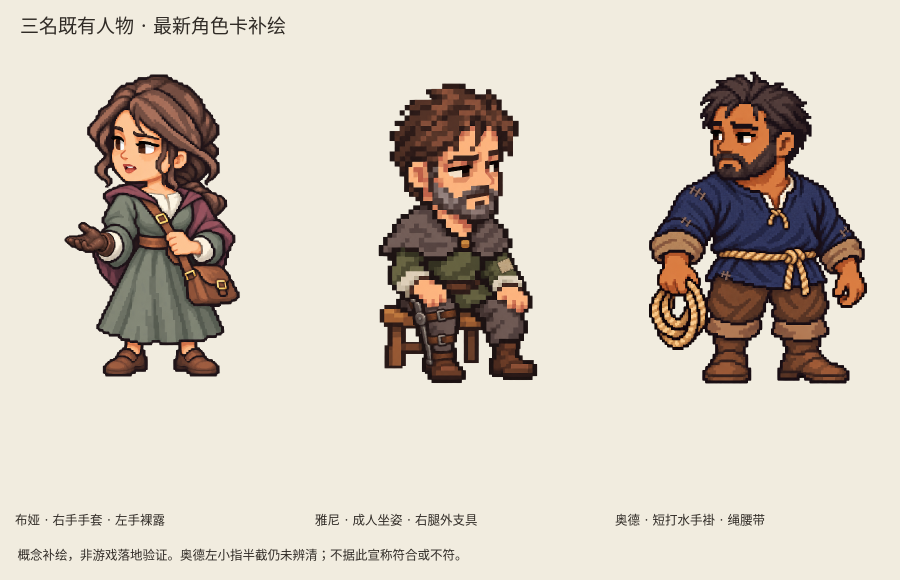
#> input picture Assets/CharacterDesigns/20261013/expressive/latest_card_alignment_delivery_v1/三人最新卡补绘_总览_light.png, 1800 x 1160 px, given in place of 三人最新卡补绘_总览_light.png_v5_raw_imagegen.png, which was not available (shown at 1/2 size)
$ python prepare_concept.py '../../../latest_card_alignment_delivery_v1/三人最新卡补绘_总览_light.png' 5
#> lines starting #> are read from the running program, lines starting #| are printed output that depends on the picture; pictures that were not available may be replaced by others from this repository, and a replacement may not be noted
from pathlib import Path
from PIL import Image, ImageDraw
import json,hashlib,sys,datetime,shutil
who=sys.argv[1]; version=int(sys.argv[2]); root=Path('/workspace/scratch/5ed8df2c5d81/Stoneshard_mod'); d=root/'Assets/CharacterDesigns/20261013/expressive/new_story'/who/'concept_v1'; raw=d/f'{who}_v{version}_raw_imagegen.png'
sha=lambda p:hashlib.sha256(p.read_bytes()).hexdigest()
im=Image.open(raw).convert('RGBA');a=im.getchannel('A'); hist=a.histogram(); changed=sum(hist[1:9]); im.putalpha(a.point(lambda x:0 if x<=8 else x)); output=d/f'{who}_transparent.png';im.save(output)
#> after `a = im.getchannel('A')`: a: PIL image 1800x1160 L; every value is 255
#> after `hist = a.histogram()`: hist = 256 values from 0 to 2088000
#> after `changed = sum(hist[1:9])`: changed = 0
boards=[]
for name,color in [('light',(236,230,215,255)),('dark',(35,40,43,255))]:
 canvas=Image.new('RGBA',(im.width+160,im.height+160),color);canvas.alpha_composite(im,(80,80));p=d/f'{who}_{name}_board.png';canvas.convert('RGB').save(p);boards.append(p.name)
#> this loop made 2 passes
#> pass 1, `canvas = Image.new('RGBA', (im.width + 160, im.height + 160), color)`:
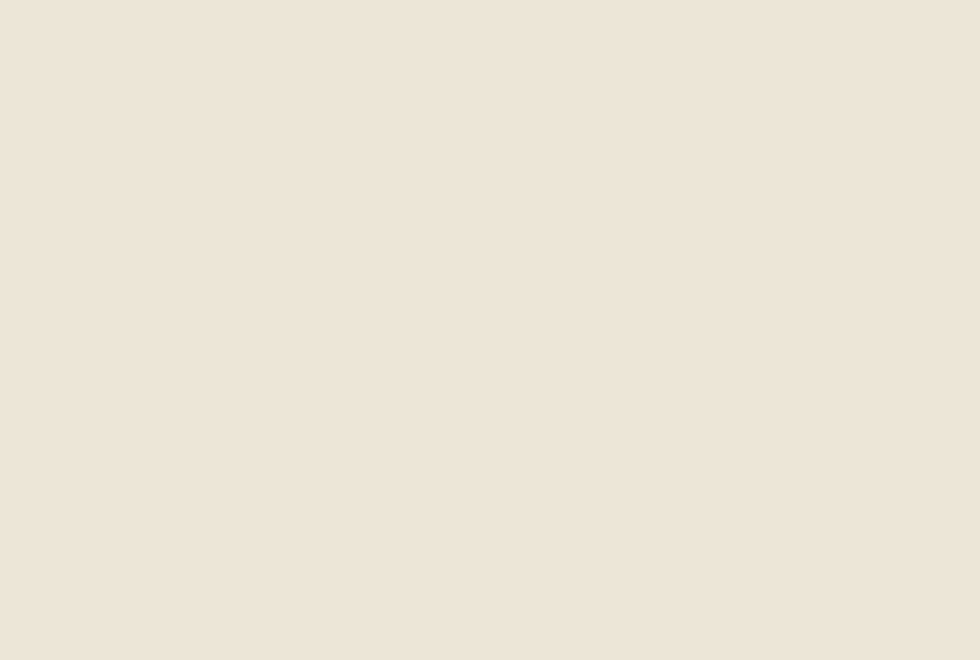
#> canvas: PIL image 1960x1320 RGBA (shown at 1/2 size); mean R, G, B, A 236, 230, 215, 255
#> pass 1, `canvas = Image.new('RGBA', (im.width + 160, im.height + 160), color)`:
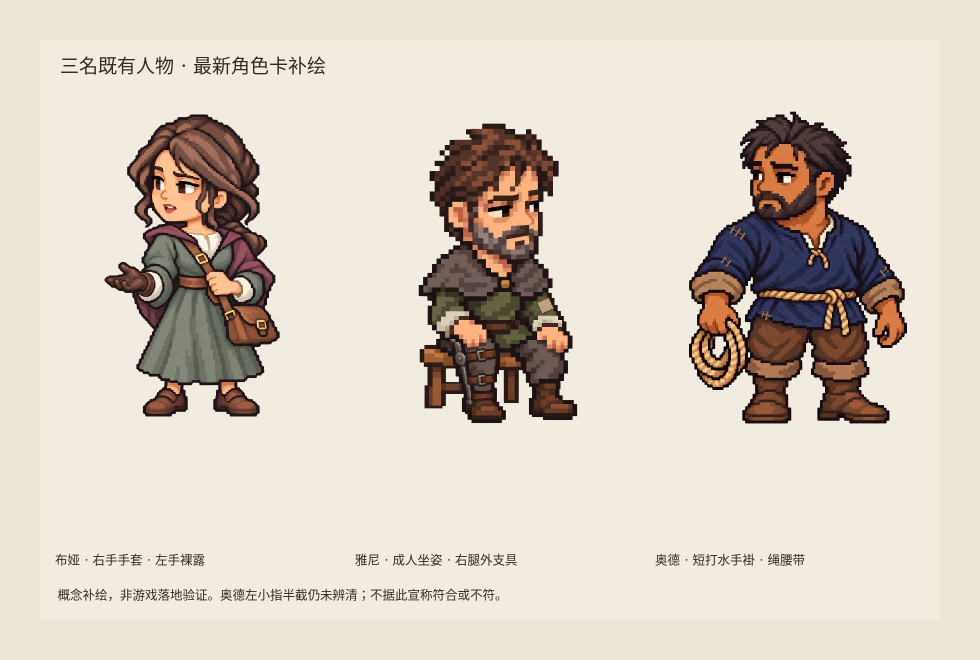
#> saved as 三人最新卡补绘_总览_light.png_light_board.png: PIL image 1960x1320 RGB (shown at 1/2 size); mean R, G, B 215.1, 206.1, 193.1
#> pass 2, `canvas = Image.new('RGBA', (im.width + 160, im.height + 160), color)`:
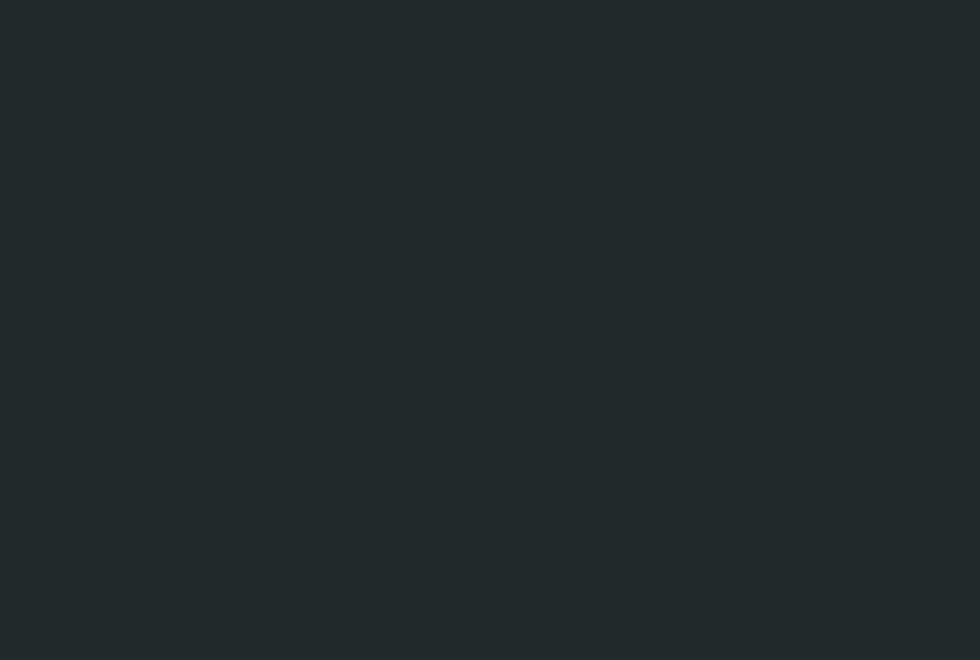
#> canvas: PIL image 1960x1320 RGBA (shown at 1/2 size); mean R, G, B, A 35, 40, 43, 255
#> pass 2, `canvas = Image.new('RGBA', (im.width + 160, im.height + 160), color)`:
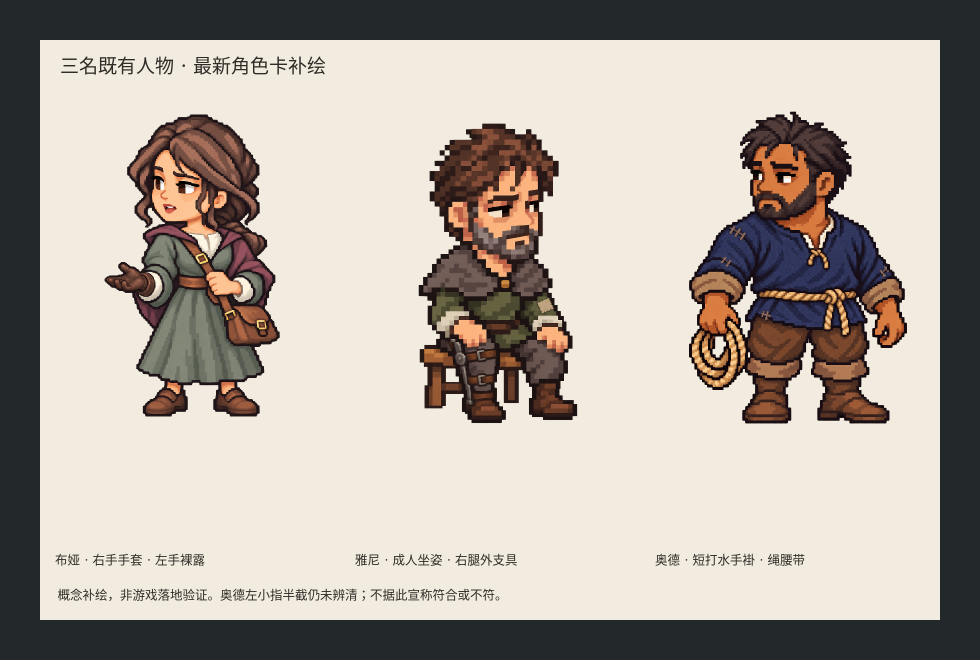
#> saved as 三人最新卡补绘_总览_light.png_dark_board.png: PIL image 1960x1320 RGB (shown at 1/2 size); mean R, G, B 176.3, 169.4, 159.9
#> after the loop, boards = ['三人最新卡补绘_总览_light.png_light_board.png', '三人最新卡补绘_总览_light.png_dark_board.png']
(d/'prepare_concept.py').write_bytes(Path(__file__).read_bytes())
log={'created_utc':datetime.datetime.now(datetime.timezone.utc).isoformat(),'operation':'Preserve raw; transparent output zeros only alpha values <=8; RGB unchanged, alpha>8 unchanged. No crop, body/face drawing, quantization, resampling, or regional transformation. Boards composite same-size complete image onto light/dark background with 80px margins.','selected_raw':raw.name,'raw_sha256':sha(raw),'raw_size':im.size,'alpha_1_to_8_cleared_pixels':changed,'output':output.name,'output_sha256':sha(output),'boards':boards,'generator':'built-in image_gen.imagegen','runtime_verified':False,'equipment_compatibility':'unknown','status':'pending final independent review; no upload/commit/push'}
(d/'production_log.json').write_text(json.dumps(log,ensure_ascii=False,indent=2)+'\n')
print(json.dumps(log,ensure_ascii=False))
#> (printed output is left out)
